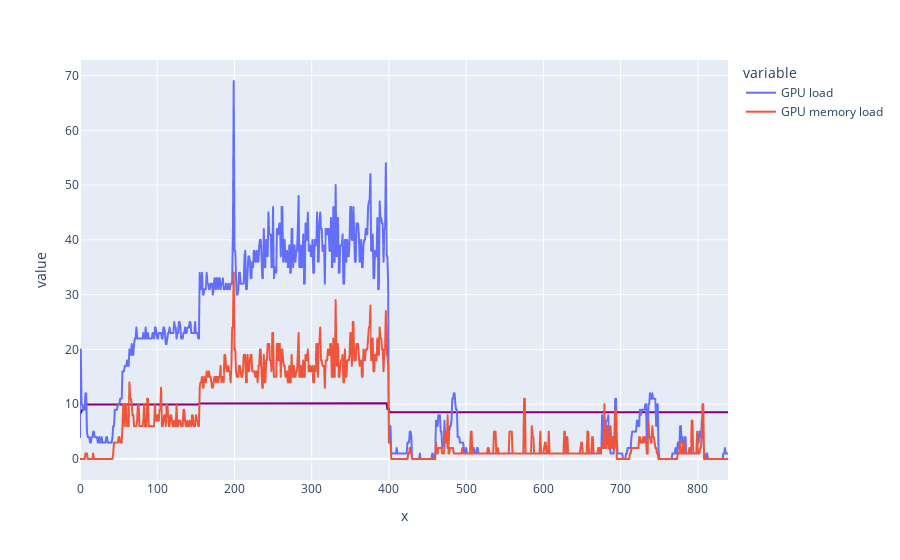

The notebook cell this image was saved under:
### Code cell
# Create a line chart with each "GPU" column as a line
fig = px.line(df, x=range(len(df)), y=['GPU load', 'GPU memory load'])

# Add a line with the division of the GPU Load by the GPU Memory Load
fig.add_trace(px.line(df, x=range(len(df)), y=((df['GPU memory total'] - df['GPU memory free'])/df['GPU memory total']) * 100).data[0])

# Update the name of the added trace
fig.data[-1].name = 'GPU Memory division'

# Change the color of the added line to purple
fig.update_traces(line_color='purple', selector=dict(name='GPU Memory division'))

# Show the plot
fig.show()

### Figure 1 — Plotly figure (JSON) as saved in the notebook; plotly's stock layout.template omitted (floating-point values rounded to 4 significant figures; data arrays with more than 128 entries replaced by an {"elided": "..."} marker saying what was removed)
{"data": [{"hovertemplate": "variable=GPU load<br>x=%{x}<br>value=%{y}<extra></extra>", "legendgroup": "GPU load", "line": {"color": "#636efa", "dash": "solid"}, "marker": {"symbol": "circle"}, "mode": "lines", "name": "GPU load", "showlegend": true, "type": "scattergl", "x": {"elided": "840 int values"}, "xaxis": "x", "y": {"elided": "840 int values"}, "yaxis": "y"}, {"hovertemplate": "variable=GPU memory load<br>x=%{x}<br>value=%{y}<extra></extra>", "legendgroup": "GPU memory load", "line": {"color": "#EF553B", "dash": "solid"}, "marker": {"symbol": "circle"}, "mode": "lines", "name": "GPU memory load", "showlegend": true, "type": "scattergl", "x": {"elided": "840 int values"}, "xaxis": "x", "y": {"elided": "840 int values"}, "yaxis": "y"}, {"hovertemplate": "x=%{x}<br>y=%{y}<extra></extra>", "legendgroup": "", "line": {"color": "purple", "dash": "solid"}, "marker": {"symbol": "circle"}, "mode": "lines", "name": "GPU Memory division", "orientation": "v", "showlegend": false, "type": "scatter", "x": {"elided": "840 int values"}, "xaxis": "x", "y": {"elided": "840 float values"}, "yaxis": "y"}], "layout": {"legend": {"title": {"text": "variable"}, "tracegroupgap": 0}, "margin": {"t": 60}, "xaxis": {"anchor": "y", "domain": [0, 1], "title": {"text": "x"}}, "yaxis": {"anchor": "x", "domain": [0, 1], "title": {"text": "value"}}}}
